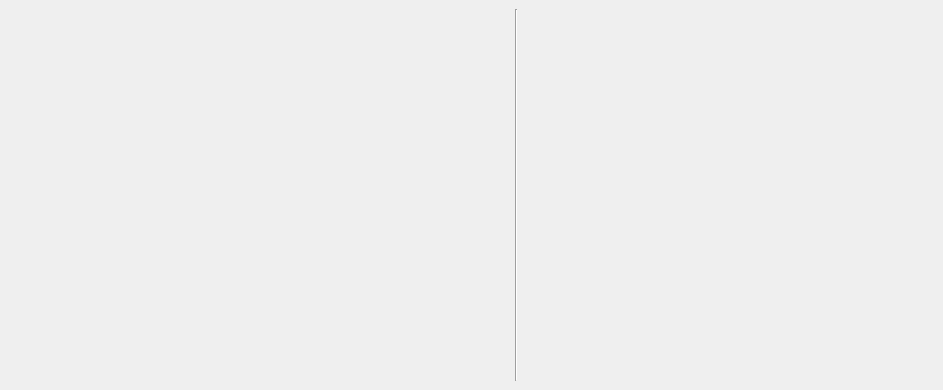
<?xml version="1.0" encoding="UTF-8"?>
<ui version="4.0">
 <class>TabAnalyser</class>
 <widget class="QWidget" name="TabAnalyser">
  <property name="geometry">
   <rect>
    <x>0</x>
    <y>0</y>
    <width>943</width>
    <height>390</height>
   </rect>
  </property>
  <property name="windowTitle">
   <string>TabAnalyser</string>
  </property>
  <layout class="QGridLayout" name="gridLayout">
   <property name="leftMargin">
    <number>9</number>
   </property>
   <property name="topMargin">
    <number>9</number>
   </property>
   <property name="rightMargin">
    <number>9</number>
   </property>
   <property name="bottomMargin">
    <number>9</number>
   </property>
   <property name="spacing">
    <number>6</number>
   </property>
   <item row="0" column="1">
    <widget class="Line" name="line">
     <property name="orientation">
      <enum>Qt::Orientation::Vertical</enum>
     </property>
    </widget>
   </item>
   <item row="0" column="0">
    <widget class="QWidget" name="LeftPanel" native="true">
     <property name="sizePolicy">
      <sizepolicy hsizetype="Fixed" vsizetype="Preferred">
       <horstretch>0</horstretch>
       <verstretch>0</verstretch>
      </sizepolicy>
     </property>
     <property name="minimumSize">
      <size>
       <width>500</width>
       <height>0</height>
      </size>
     </property>
     <layout class="QVBoxLayout" name="layout_LeftPanel">
      <property name="spacing">
       <number>0</number>
      </property>
      <property name="leftMargin">
       <number>0</number>
      </property>
      <property name="topMargin">
       <number>0</number>
      </property>
      <property name="rightMargin">
       <number>0</number>
      </property>
      <property name="bottomMargin">
       <number>0</number>
      </property>
      <item>
       <widget class="QWidget" name="ControlsWidgetPlaceholder" native="true"/>
      </item>
     </layout>
    </widget>
   </item>
   <item row="0" column="2">
    <widget class="QWidget" name="ResultPanel" native="true">
     <property name="sizePolicy">
      <sizepolicy hsizetype="Expanding" vsizetype="Expanding">
       <horstretch>0</horstretch>
       <verstretch>0</verstretch>
      </sizepolicy>
     </property>
     <layout class="QGridLayout" name="layout_ResultPanel">
      <property name="leftMargin">
       <number>0</number>
      </property>
      <property name="topMargin">
       <number>0</number>
      </property>
      <property name="rightMargin">
       <number>0</number>
      </property>
      <property name="bottomMargin">
       <number>0</number>
      </property>
      <property name="spacing">
       <number>0</number>
      </property>
      <item row="0" column="0">
       <widget class="QWidget" name="ResultPanelPlaceholder" native="true"/>
      </item>
     </layout>
    </widget>
   </item>
  </layout>
 </widget>
 <resources/>
 <connections/>
</ui>
